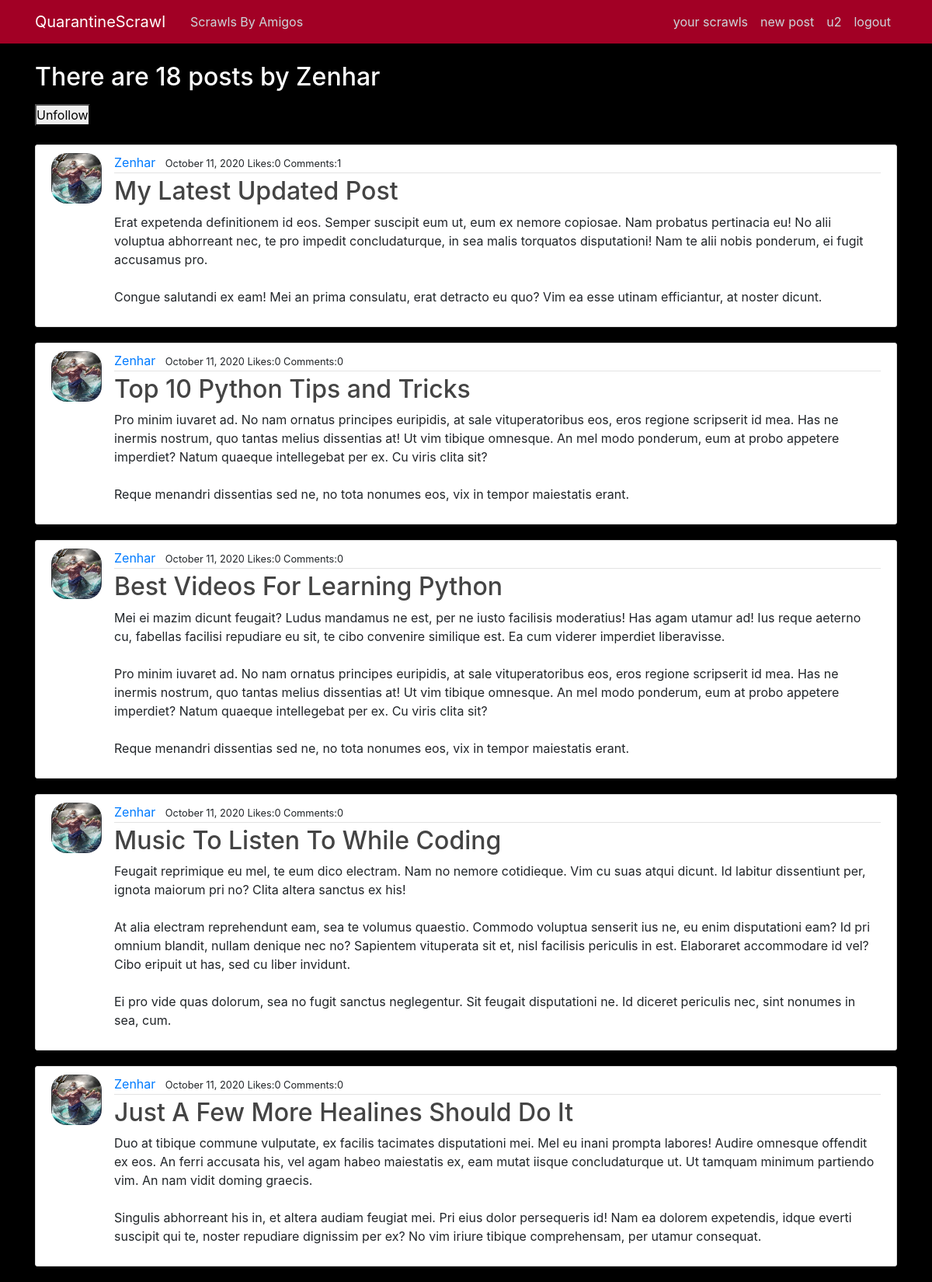
Page /user/Zenhar (signed in, upper part) on the committed database.
### users/models.py (models this page shows, shortened)
class Profile(models.Model):
    user = models.OneToOneField(User, on_delete=models.CASCADE)
    image = models.ImageField(default="poseidon.jpg", upload_to="profile_pics")
    follow = models.ManyToManyField(User, related_name="followers", blank=True)
    follower = models.ManyToManyField(User, related_name="follows", blank=True)

### blog/models.py (models this page shows, shortened)
class Post(models.Model):
    title = models.CharField(max_length=100)
    content = models.TextField()
    date = models.DateTimeField(default=timezone.now)
    author = models.ForeignKey(User, on_delete=models.CASCADE)
    liked = models.ManyToManyField(
        User, related_name="unliked", default=None, blank=True
    )
    commented = models.ManyToManyField(
        User, related_name="uncommented", default=None, blank=True
    )

### blog/views.py (the view)
# urls.py: path("user/<str:username>", UserPostListView.as_view(), name="user-posts"),
class UserPostListView(ListView):
    model = Post
    template_name = "blog/user_posts.html"
    paginate_by = 8
    def get_queryset(self):
        user = get_object_or_404(User, username=self.kwargs.get("username"))
        return Post.objects.filter(author=user).order_by("-date")
    def get_object(self, **kwargs):
        usernameFromURL = get_object_or_404(User, username=self.kwargs.get("username"))
        viewProfile = get_object_or_404(Profile, user=usernameFromURL)
        return viewProfile
    def get_context_data(self, **kwargs):
        context = super().get_context_data(**kwargs)
        viewProfile = self.get_object()
        loggedInProfile = Profile.objects.get(user=self.request.user)
        if viewProfile.user in loggedInProfile.follow.all():
            following = True
        else:
            following = False
        context["following"] = following
        context["all_posts"] = self.get_queryset()
        context["viewProfile"] = Profile.objects.filter(user=viewProfile.user)
        context["comments"] = Comment.objects.filter(post=self.get_queryset())
        return context

### blog/templates/blog/user_posts.html (shortened to what this page needs)
{% extends "blog/base.html" %}
{% block content %}
<h2 style="color:white;" class="mb-3 user-posts-title" > There are {{page_obj.paginator.count}} posts by {{ view.kwargs.username }}  </h2>
{% for vProfile in viewProfile %}
{% if following %}
<form action="{% url 'follow-unfollow-view' %}" method="POST">
    <button type="submit">Unfollow</button>
</form>
{% else %}
<form action="{% url 'follow-unfollow-view' %}" method="POST">
    {% csrf_token %}
    <input type="hidden" name="view_profile_pk" value="{{vProfile.id}}">
    <button type="submit" >Follow</button>
</form>
{% endif %}
{% endfor %}
<br>
    {% for post in all_posts %}
        <article class="media content-section">
          <img class="rounded-cirle article-img" src="{{post.author.profile.image.url}}" alt="">
          <div class="media-body">
            <div class="article-metadata">
                <a class="mr-2" href="{% url 'user-posts' post.author.username %}">{{ post.author }}</a>
                <small>{{ post.date|date:"F d, Y" }}  Likes:{{post.liked.all.count}}  Comments:{{post.commented.all.count}}</small>
            </div>
            <h2><a class="article-title" href="{% url 'post-detail' post.id %}">{{ post.title }}</a></h2>
            <p class="article-content">{{ post.content }}</p>
          </div>
        </article>
    {% endfor %}
{% endblock content %}

### blog/templates/blog/base.html (shortened to what this page needs)
{% load static %}
<!DOCTYPE html>
<html>
<head>
    <link rel="stylesheet" href="https://maxcdn.bootstrapcdn.com/bootstrap/4.0.0/css/bootstrap.min.css">
    <link rel="stylesheet" type="text/css" href="{% static 'blog/blog-css/main.css' %}">
    <link rel="stylesheet" type="text/css" href="{% static 'users/profile.css' %}">
</head>
<body>
    <header class="site-header">
      <nav class="navbar navbar-expand-md navbar-dark navbar-bg-steel fixed-top">
        <div class="container">
          <a class="navbar-brand mr-4" href="{% url 'home' %}">QuarantineScrawl</a>
          <div class="collapse navbar-collapse" id="navbarToggle">
            <div class="navbar-nav mr-auto">
              <a class="nav-item nav-link" href="{% url 'amigos-home' %}">Scrawls By Amigos</a>
            </div>
            <div class="navbar-nav">
              {% if user.is_authenticated %}
              <a class="nav-item nav-link" href="{% url 'user-posts' user.username  %}"> your scrawls</a>
              <a class="nav-item nav-link" href="{% url 'post-create' %}"> new post</a>
              <a class="nav-item nav-link" href="{% url 'profile' %}">{{user.username}}</a>
              <a class="nav-item nav-link" href="{% url 'logout' %}">logout</a>
              {% else %}
              <a class="nav-item nav-link" href="{% url 'login' %}">Login</a>
              <a class="nav-item nav-link" href="{% url 'register' %}">Register</a>
              {% endif %}
            </div>
          </div>
        </div>
      </nav>
    </header>
    <main role="main" class="container">
          {% block content %}{% endblock %}
    </main>
</body>
</html>

### blog/static/blog/blog-css/main.css (style rules this page uses)
body { background-color: black; margin-top: 5rem; }
.navbar-bg-steel { background-color: #a20025; }
.site-header .navbar-nav .nav-link { color: #cbd5db; font-weight: 400; }
.content-section { background: #ffffff; padding: 10px 20px; border: 1px solid #dddddd; border-radius: 3px; margin-bottom: 20px; }
.article-title { color: #444444; }
.article-content { white-space: pre-line; }
.article-img { height: 65px; width: 65px; margin-right: 16px; border-radius: 20px; }
.article-metadata { padding-bottom: 1px; margin-bottom: 4px; border-bottom: 1px solid #e3e3e3; }

### users/static/users/users-css/profile.css (style rules this page uses)
* { margin: 0px; padding: 0px; box-sizing: border-box; }

### rows in the picture
Post: author.profile.image (picture), author "Zenhar", date "October 11, 2020", liked.all.count "0", commented.all.count "1", title "My Latest Updated Post", content "Erat expetenda definitionem id eos. Semper suscipit eum ut, eum ex nemore copiosae. Nam probatus pertinacia eu! No alii voluptua abhorreant nec, te pro impedit concludaturque, in sea malis torquatos disputationi! Nam te alii nobis ponderum, ei fugit accusamus pro. Congue salutandi ex eam! Mei an prima consulatu, erat detracto eu quo? Vim ea esse utinam efficiantur, at noster dicunt."
Post: author.profile.image (picture), author "Zenhar", date "October 11, 2020", liked.all.count "0", commented.all.count "0", title "Top 10 Python Tips and Tricks", content "Pro minim iuvaret ad. No nam ornatus principes euripidis, at sale vituperatoribus eos, eros regione scripserit id mea. Has ne inermis nostrum, quo tantas melius dissentias at! Ut vim tibique omnesque. An mel modo ponderum, eum at probo appetere imperdiet? Natum quaeque intellegebat per ex. Cu viris clita sit? Reque menandri dissentias sed ne, no tota nonumes eos, vix in tempor maiestatis erant."
Post: author.profile.image (picture), author "Zenhar", date "October 11, 2020", liked.all.count "0", commented.all.count "0", title "Best Videos For Learning Python", content "Mei ei mazim dicunt feugait? Ludus mandamus ne est, per ne iusto facilisis moderatius! Has agam utamur ad! Ius reque aeterno cu, fabellas facilisi repudiare eu sit, te cibo convenire similique est. Ea cum viderer imperdiet liberavisse. Pro minim iuvaret ad. No nam ornatus principes euripidis, at sale vituperatoribus eos, eros regione scripserit id mea. Has ne inermis nostrum, quo tantas melius dissentias at! Ut vim tibique omnesque. An mel modo ponderum, eum at probo appetere imperdiet? Natum quaeque intellegebat per ex. Cu viris clita sit? Reque menandri dissentias sed ne, no tota nonumes eos, vix in tempor maiestatis erant."
Post: author.profile.image (picture), author "Zenhar", date "October 11, 2020", liked.all.count "0", commented.all.count "0", title "Music To Listen To While Coding", content "Feugait reprimique eu mel, te eum dico electram. Nam no nemore cotidieque. Vim cu suas atqui dicunt. Id labitur dissentiunt per, ignota maiorum pri no? Clita altera sanctus ex his! At alia electram reprehendunt eam, sea te volumus quaestio. Commodo voluptua senserit ius ne, eu enim disputationi eam? Id pri omnium blandit, nullam denique nec no? Sapientem vituperata sit et, nisl facilisis periculis in est. Elaboraret accommodare id vel? Cibo eripuit ut has, sed cu liber invidunt. Ei pro vide quas dolorum, sea no fugit sanctus neglegentur. Sit feugait disputationi ne. Id diceret periculis nec, sint nonumes in sea, cum."
Post: author.profile.image (picture), author "Zenhar", date "October 11, 2020", liked.all.count "0", commented.all.count "0", title "Just A Few More Healines Should Do It", content "Duo at tibique commune vulputate, ex facilis tacimates disputationi mei. Mel eu inani prompta labores! Audire omnesque offendit ex eos. An ferri accusata his, vel agam habeo maiestatis ex, eam mutat iisque concludaturque ut. Ut tamquam minimum partiendo vim. An nam vidit doming graecis. Singulis abhorreant his in, et altera audiam feugiat mei. Pri eius dolor persequeris id! Nam ea dolorem expetendis, idque everti suscipit qui te, noster repudiare dignissim per ex? No vim iriure tibique comprehensam, per utamur consequat."

### other values in the picture
{{ user.username }} "u2"
{{ page_obj.paginator.count }} "18"
{{ view.kwargs.username }} "Zenhar"
